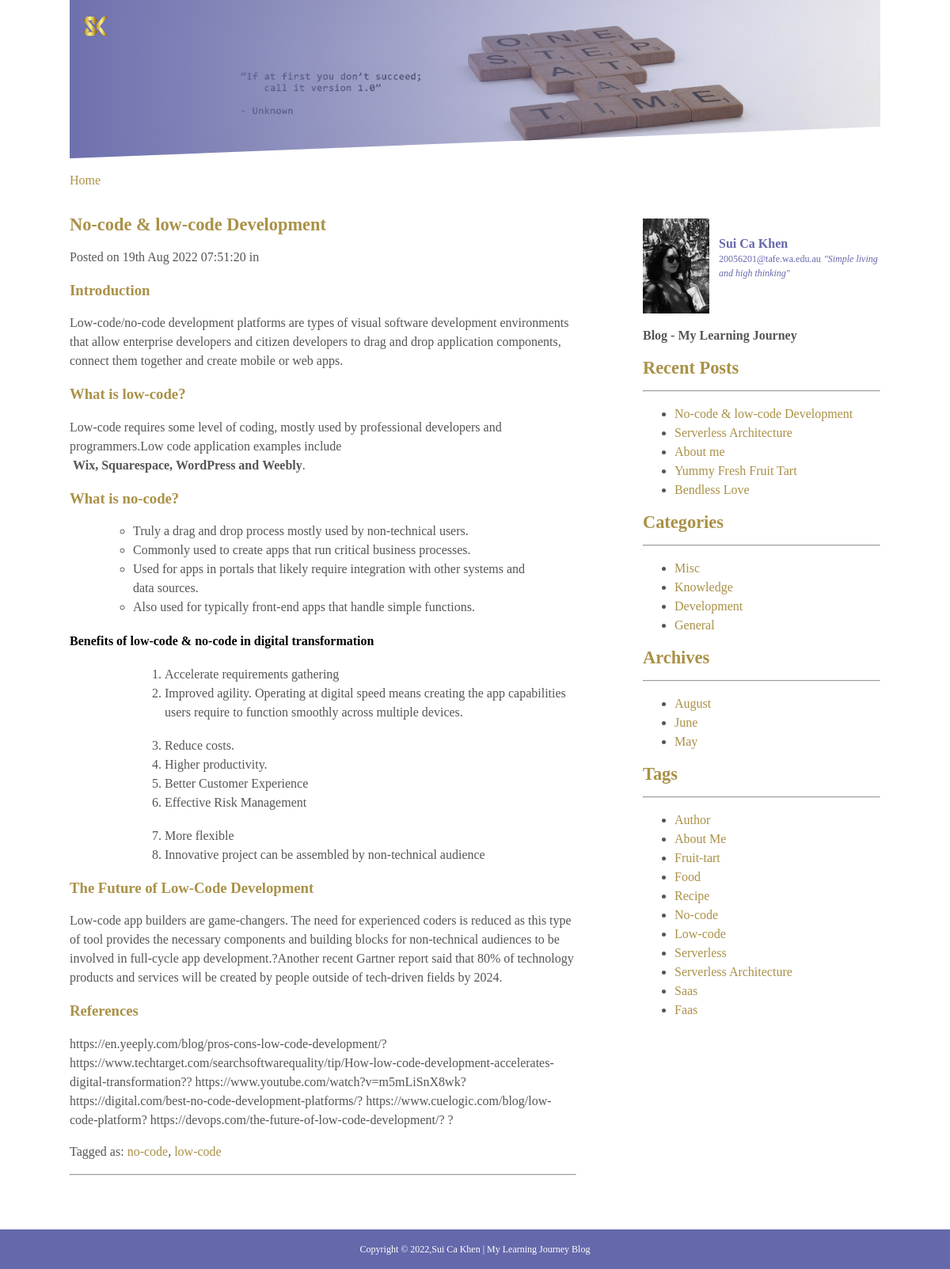
Page /viewpost.php?id=no-code-low-code-development on the committed database.
### tables this page shows
CREATE TABLE `blog_posts_seo` (
  `postID` int(11) UNSIGNED NOT NULL,
  `postTitle` varchar(255) DEFAULT NULL,
  `postSlug` varchar(255) DEFAULT NULL,
  `postDesc` text DEFAULT NULL,
  `postCont` text DEFAULT NULL,
  `postDate` datetime DEFAULT current_timestamp(),
  `postTags` varchar(255) NOT NULL
);

CREATE TABLE `blog_cats` (
  `catID` int(11) UNSIGNED NOT NULL,
  `catTitle` varchar(255) DEFAULT NULL,
  `catSlug` varchar(255) DEFAULT NULL
);

### viewpost.php (the view, shortened to what this page needs)
<?php require('includes/config.php');
$stmt = $db->prepare('SELECT postID, postTitle, postCont, postDate, postTags FROM blog_posts_seo WHERE postSlug = :postSlug');
$stmt->execute(array(':postSlug' => $_GET['id']));
$row = $stmt->fetch();
?>
<!DOCTYPE html>
<html lang="en">
<head>
    <link rel="stylesheet" href="style/normalize.css">
    <link rel="stylesheet" href="style/main.css">
</head>
<body>
	<div class="wrapper">
	<?php include_once "pages/header.php"; ?>
		<p><a href="./">Home</a></p>
		<div id='main'>
			<?php
				echo '<div>';
					echo '<h1>'.$row['postTitle'].'</h1>';
					echo '<p>Posted on '.date('jS M Y H:i:s', strtotime($row['postDate'])).' in ';
					echo '</p>';
					echo '<p>'.$row['postCont'].'</p>';
					echo '<p>Tagged as: ';
					$links = array();
					$parts = explode(',', $row['postTags']);
					foreach ($parts as $tag)
					{
						$links[] = "<a href='tagpost.php?id=".$tag."'>".$tag."</a>";
					}
					echo implode(", ", $links);
					echo '</p>';
					echo '</div>';
			?>
			<hr>
		</div>
		<div id='sidebar'>
			<?php require('sidebar.php'); ?>
		</div>
	</div>
	<?php include_once "pages/footer.php"; ?>
</body>
</html>

### sidebar.php
<div class="author">
	<img src="images/my-photo.jpg" alt="My Photo" class="author-picture" style="height: 120px; padding-top:20px;">
	<div class="author_info">
    <strong>Sui Ca Khen</strong>
    <small>20056201@tafe.wa.edu.au</small>
    <small><i>"Simple living and high thinking"</i></small>
    </div>
</div>
<p class="header_title"><strong>Blog - My Learning Journey</strong> </p>
<h1>Recent Posts</h1>
<hr />
<ul>
<?php
$stmt = $db->query('SELECT postTitle, postSlug FROM blog_posts_seo ORDER BY postID DESC LIMIT 5');
while($row = $stmt->fetch()){
	echo '<li><a href="viewpost.php?id='.$row['postSlug'].'">'.$row['postTitle'].'</a></li>';
}
?>
</ul>
<h1>Categories</h1>
<hr />
<ul>
<?php
$stmt = $db->query('SELECT catTitle, catSlug FROM blog_cats ORDER BY catID DESC');
while($row = $stmt->fetch()){
	echo '<li><a href="catpost.php?postID='.$row['catSlug'].'">'.$row['catTitle'].'</a></li>';
}
?>
</ul>
<h1>Archives</h1>
<hr />
<ul>
<?php
$stmt = $db->query("SELECT Month(postDate) as Month, Year(postDate) as Year FROM blog_posts_seo GROUP BY Month(postDate), Year(postDate) ORDER BY postDate DESC");
while($row = $stmt->fetch()){
    $monthName = date("F", mktime(0, 0, 0, $row['Month'], 10));
    $slug = 'a-'.$row['Month'].'-'.$row['Year'];
    echo "<li><a href='$slug'>$monthName</a></li>";
}
?>
</ul>
<h1>Tags</h1>
<hr />
<ul>
    <?php
    $tagsArray = [];
    $stmt = $db->query('select distinct LOWER(postTags) as postTags from blog_posts_seo where postTags != "" group by postTags');
    while($row = $stmt->fetch()){
        $parts = explode(',', $row['postTags']);
        foreach ($parts as $tag) {
            $tagsArray[] = $tag;
        }
    }
    $finalTags = array_unique($tagsArray);
    foreach ($finalTags as $tag) {
        echo "<li><a href='tagpost.php?id=".$tag."'>".ucwords($tag)."</a></li>";
    }
    ?>
</ul>

### style/main.css (style rules this page uses)
h1 { font-size: 1.4em; color:#aa9147; }
h3 { color:#aa9147; }
.wrapper { max-width:1024px; margin:0 auto; background-color: ##F0F2F4; }
#main { float:left; width:640px; margin-right:20px; }
#sidebar { float:right; width:300px; color:#6568AB; }
.author { display: flex; align-items: center; justify-content: space-between; }
.author_info { padding-left: 12px; }
p,li { color: #555555; font-size: 16px; line-height: 1.5em; }
a, a:link { text-decoration: none; color: #aa9147; }

### rows in the picture
blog_posts_seo: postTitle "No-code & low-code Development", postDate "19th Aug 2022 07:51:20", postCont "Introduction Low-code/no-code development platforms are types of visual software development environments that allow enterprise developers and citizen developers to drag and drop application components, connect them together and create mobile or web apps. What is low-code? Low-code requires some level of coding, mostly used by professional developers and programmers.Low code application examples include Wix, Squarespace, WordPress and Weebly . What is no-code? Truly a drag and drop process mostly used by non-technical users. Commonly used to create apps that run critical business processes. Used for apps in portals that likely require integration with other systems and data sources. Also…", postTags "no-code low-code"
blog_posts_seo: postTitle "Serverless Architecture"
blog_posts_seo: postTitle "About me"
blog_posts_seo: postTitle "Yummy Fresh Fruit Tart"
blog_posts_seo: postTitle "Bendless Love"
blog_cats: catTitle "Misc"
blog_cats: catTitle "Knowledge"
blog_cats: catTitle "Development"
blog_cats: catTitle "General"

### other values in the picture
implode(", ", $links) ","
$monthName "August"
$monthName "June"
$monthName "May"
$tag "Author"
$tag "About Me"
$tag "Fruit-tart"
$tag "Food"
$tag "Recipe"
$tag "No-code"
$tag "Low-code"
$tag "Serverless"
$tag "Serverless Architecture"
$tag "Saas"
$tag "Faas"
